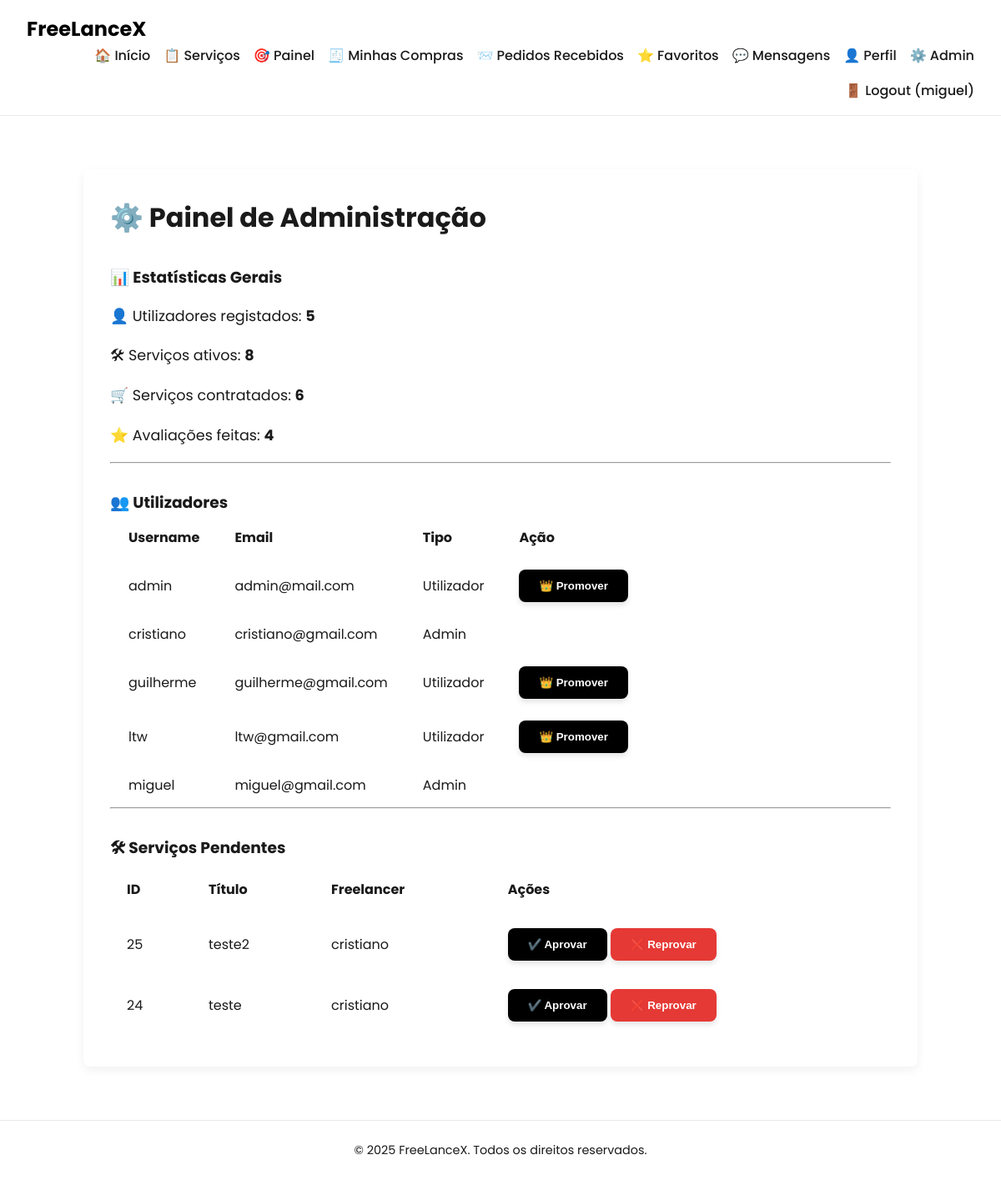
Page /pages/admin.php (signed in) on the committed database.
### tables this page shows
CREATE TABLE users (
    id INTEGER PRIMARY KEY AUTOINCREMENT,
    username TEXT NOT NULL UNIQUE,
    email TEXT NOT NULL UNIQUE,
    password_hash TEXT NOT NULL,
    is_admin INTEGER DEFAULT 0
);

CREATE TABLE services (
    id INTEGER PRIMARY KEY AUTOINCREMENT,
    freelancer_id INTEGER NOT NULL,
    title TEXT NOT NULL,
    description TEXT,
    price REAL NOT NULL,
    delivery_time TEXT NOT NULL,
    category TEXT, 
    media_path TEXT,
    is_promoted INTEGER DEFAULT 0, currency TEXT DEFAULT 'USD', status TEXT DEFAULT 'pendente',
    FOREIGN KEY(freelancer_id) REFERENCES users(id)
);

### pages/admin.php (the view, shortened to what this page needs)
<?php
require_once '../includes/db.php';
require_once '../includes/head.php';
require_once '../includes/header.php';
$users = $db->query("SELECT id, username, email, is_admin FROM users ORDER BY username ASC")->fetchAll(PDO::FETCH_ASSOC);
$totalUsers = $db->query("SELECT COUNT(*) FROM users")->fetchColumn();
$totalPostedServices = $db->query("SELECT COUNT(*) FROM services WHERE status = 'aprovado'")->fetchColumn();
$totalTransactions = $db->query("SELECT COUNT(*) FROM transactions")->fetchColumn();
$totalReviews = $db->query("SELECT COUNT(*) FROM reviews")->fetchColumn();
$pendingServices = $db->query("
    SELECT s.id, s.title, u.username
    FROM services s
    JOIN users u ON s.freelancer_id = u.id
    WHERE s.status = 'pendente'
    ORDER BY s.id DESC
")->fetchAll(PDO::FETCH_ASSOC);
?>
<main class="dashboard-container">
    <h2>⚙️ Painel de Administração</h2>
    <section style="margin-top: 2rem;">
        <h3>📊 Estatísticas Gerais</h3>
        <ul class="stats-list">
            <li>👤 Utilizadores registados: <strong><?= $totalUsers ?></strong></li>
            <li>🛠 Serviços ativos: <strong><?= $totalPostedServices ?></strong></li>
            <li>🛒 Serviços contratados: <strong><?= $totalTransactions ?></strong></li>
            <li>⭐ Avaliações feitas: <strong><?= $totalReviews ?></strong></li>
        </ul>
    </section>
    <hr>
    <section style="margin-top: 2rem;">
        <h3>👥 Utilizadores</h3>
        <div class="table-responsive">
            <table class="admin-table">
                <thead>
                    <tr>
                        <th style="padding-right: 20px;">Username</th>
                        <th style="padding-right: 20px;">Email</th>
                        <th style="padding-right: 20px;">Tipo</th>
                        <th>Ação</th>
                    </tr>
                </thead>
                <tbody>
                    <?php foreach ($users as $u): ?>
                        <tr>
                            <td><?= htmlspecialchars($u['username']) ?></td>
                            <td><?= htmlspecialchars($u['email']) ?></td>
                            <td><?= $u['is_admin'] ? 'Admin' : 'Utilizador' ?></td>
                            <td>
                                <?php if (!$u['is_admin']): ?>
                                    <form method="post" class="inline-form">
                                        <button class="primary-btn" type="submit">👑 Promover</button>
                                    </form>
                                <?php endif; ?>
                            </td>
                        </tr>
                    <?php endforeach; ?>
                </tbody>
            </table>
        </div>
    </section>
    <hr>
    <section style="margin-top: 2rem;">
        <h3>🛠 Serviços Pendentes</h3>
        <?php if (count($pendingServices) === 0): ?>
            <p>🎉 Nenhum serviço pendente no momento.</p>
        <?php else: ?>
            <div class="table-responsive">
                <table class="admin-table" style="border-spacing: 0 10px; width: 100%;">
                    <thead>
                        <tr>
                            <th style="padding-right: 20px;">ID</th>
                            <th style="padding-right: 20px;">Título</th>
                            <th style="padding-right: 20px;">Freelancer</th>
                            <th>Ações</th>
                        </tr>
                    </thead>
                    <tbody>
                        <?php foreach ($pendingServices as $s): ?>
                            <tr>
                                <td><?= $s['id'] ?></td>
                                <td><?= htmlspecialchars($s['title']) ?></td>
                                <td><?= htmlspecialchars($s['username']) ?></td>
                                <td>
                                    <form method="post" class="inline-form" style="display:inline;">
                                        <button name="service_action" value="aprovado" class="primary-btn">✔️ Aprovar</button>
                                    </form>
                                    <form method="post" class="inline-form" style="display:inline;" onsubmit="return confirm('Tens a certeza que queres reprovar este serviço?');">
                                        <button name="service_action" value="reprovado" class="danger-btn">❌ Reprovar</button>
                                    </form>
                                </td>
                            </tr>
                        <?php endforeach; ?>
                    </tbody>
                </table>
            </div>
        <?php endif; ?>
    </section>
</main>
<?php include '../includes/footer.php'; ?>

### css/style.css (style rules this page uses)
* { margin: 0; padding: 0; box-sizing: border-box; }
main { max-width: 1000px; margin: 4rem auto 2rem auto; padding: 2rem; }
.primary-btn { background: var(--primary); color: #fff; padding: 12px 24px; border-radius: var(--radius); font-weight: bold; border: none; cursor: pointer; transition: var(--transition); box-shadow: 0 4px 6px rgba(0,0,0,0.1); }
.dashboard-container { max-width: 1000px; margin: 4rem auto; padding: 2rem; background: #fff; border-radius: var(--radius); box-shadow: 0 4px 12px rgba(0, 0, 0, 0.06); }
.dashboard-container h2 { font-size: 2rem; margin-bottom: 1rem; }
.inline-form { display: inline; }
.stats-list { list-style: none; padding-left: 0; margin-top: 2rem; font-size: 1.1rem; line-height: 1.8; }
.stats-list li { margin-bottom: 1rem; }
.stats-list, .service-list { list-style: none; padding-left: 0; margin-top: 1rem; }
.danger-btn { background: #e53935; color: #fff; padding: 12px 24px; border-radius: var(--radius); font-weight: bold; border: none; cursor: pointer; transition: var(--transition); box-shadow: 0 4px 6px rgba(0, 0, 0, 0.1); }
.admin-table th, .admin-table td { padding: 0.75rem 1.25rem; text-align: left; vertical-align: middle; }

### rows in the picture
users: username "admin", email "admin@mail.com", is_admin "Utilizador"
users: username "cristiano", email "cristiano@gmail.com", is_admin "Admin"
users: username "guilherme", email "guilherme@gmail.com", is_admin "Utilizador"
users: username "ltw", email "ltw@gmail.com", is_admin "Utilizador"
users: username "miguel", email "miguel@gmail.com", is_admin "Admin"
services: id "25", title "teste2", freelancer.username "cristiano"
services: id "24", title "teste", freelancer.username "cristiano"

### other values in the picture
$_SESSION['username'] "miguel"
$totalUsers "5"
$totalPostedServices "8"
$totalTransactions "6"
$totalReviews "4"
